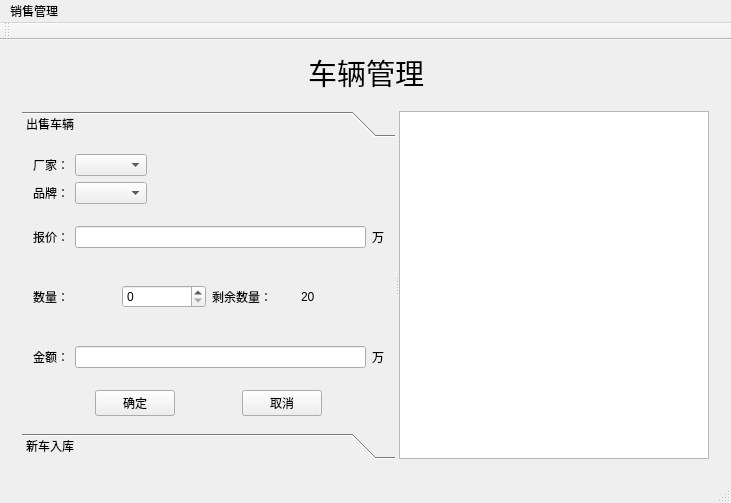
<?xml version="1.0" encoding="UTF-8"?>
<ui version="4.0">
 <class>MainWindow</class>
 <widget class="QMainWindow" name="MainWindow">
  <property name="geometry">
   <rect>
    <x>0</x>
    <y>0</y>
    <width>731</width>
    <height>503</height>
   </rect>
  </property>
  <property name="windowTitle">
   <string>MainWindow</string>
  </property>
  <widget class="QWidget" name="centralWidget">
   <layout class="QGridLayout" name="gridLayout">
    <item row="0" column="0">
     <spacer name="horizontalSpacer">
      <property name="orientation">
       <enum>Qt::Horizontal</enum>
      </property>
      <property name="sizeHint" stdset="0">
       <size>
        <width>239</width>
        <height>20</height>
       </size>
      </property>
     </spacer>
    </item>
    <item row="0" column="2">
     <spacer name="horizontalSpacer_2">
      <property name="orientation">
       <enum>Qt::Horizontal</enum>
      </property>
      <property name="sizeHint" stdset="0">
       <size>
        <width>239</width>
        <height>20</height>
       </size>
      </property>
     </spacer>
    </item>
    <item row="0" column="1">
     <widget class="QLabel" name="label">
      <property name="font">
       <font>
        <family>楷体</family>
        <pointsize>22</pointsize>
       </font>
      </property>
      <property name="text">
       <string>车辆管理</string>
      </property>
     </widget>
    </item>
    <item row="1" column="0" colspan="3">
     <widget class="QStackedWidget" name="stackedWidget">
      <property name="currentIndex">
       <number>0</number>
      </property>
      <widget class="QWidget" name="car">
       <layout class="QGridLayout" name="gridLayout_2">
        <item row="0" column="0">
         <widget class="QSplitter" name="splitter">
          <property name="orientation">
           <enum>Qt::Horizontal</enum>
          </property>
          <widget class="QToolBox" name="toolBox">
           <property name="minimumSize">
            <size>
             <width>220</width>
             <height>0</height>
            </size>
           </property>
           <property name="currentIndex">
            <number>0</number>
           </property>
           <widget class="QWidget" name="page">
            <property name="geometry">
             <rect>
              <x>0</x>
              <y>0</y>
              <width>319</width>
              <height>323</height>
             </rect>
            </property>
            <attribute name="label">
             <string>出售车辆</string>
            </attribute>
            <layout class="QVBoxLayout" name="verticalLayout_2">
             <item>
              <layout class="QHBoxLayout" name="horizontalLayout">
               <item>
                <widget class="QLabel" name="label_2">
                 <property name="text">
                  <string>厂家：</string>
                 </property>
                </widget>
               </item>
               <item>
                <widget class="QComboBox" name="comboBox_factory"/>
               </item>
               <item>
                <spacer name="horizontalSpacer_3">
                 <property name="orientation">
                  <enum>Qt::Horizontal</enum>
                 </property>
                 <property name="sizeHint" stdset="0">
                  <size>
                   <width>40</width>
                   <height>20</height>
                  </size>
                 </property>
                </spacer>
               </item>
              </layout>
             </item>
             <item>
              <layout class="QHBoxLayout" name="horizontalLayout_2">
               <item>
                <widget class="QLabel" name="label_3">
                 <property name="text">
                  <string>品牌：</string>
                 </property>
                </widget>
               </item>
               <item>
                <widget class="QComboBox" name="comboBox_brand"/>
               </item>
               <item>
                <spacer name="horizontalSpacer_4">
                 <property name="orientation">
                  <enum>Qt::Horizontal</enum>
                 </property>
                 <property name="sizeHint" stdset="0">
                  <size>
                   <width>40</width>
                   <height>20</height>
                  </size>
                 </property>
                </spacer>
               </item>
              </layout>
             </item>
             <item>
              <layout class="QHBoxLayout" name="horizontalLayout_3">
               <item>
                <widget class="QLabel" name="label_4">
                 <property name="text">
                  <string>报价：</string>
                 </property>
                </widget>
               </item>
               <item>
                <widget class="QLineEdit" name="lineEdit_price"/>
               </item>
               <item>
                <widget class="QLabel" name="label_7">
                 <property name="text">
                  <string>万</string>
                 </property>
                </widget>
               </item>
              </layout>
             </item>
             <item>
              <layout class="QHBoxLayout" name="horizontalLayout_4">
               <item>
                <widget class="QLabel" name="label_5">
                 <property name="text">
                  <string>数量：</string>
                 </property>
                </widget>
               </item>
               <item>
                <widget class="QSpinBox" name="spinBox"/>
               </item>
               <item>
                <widget class="QLabel" name="label_8">
                 <property name="text">
                  <string>剩余数量：</string>
                 </property>
                </widget>
               </item>
               <item>
                <widget class="QLabel" name="label_last">
                 <property name="text">
                  <string>20</string>
                 </property>
                </widget>
               </item>
              </layout>
             </item>
             <item>
              <layout class="QHBoxLayout" name="horizontalLayout_5">
               <item>
                <widget class="QLabel" name="label_6">
                 <property name="text">
                  <string>金额：</string>
                 </property>
                </widget>
               </item>
               <item>
                <widget class="QLineEdit" name="lineEdit_total"/>
               </item>
               <item>
                <widget class="QLabel" name="label_10">
                 <property name="text">
                  <string>万</string>
                 </property>
                </widget>
               </item>
              </layout>
             </item>
             <item>
              <layout class="QHBoxLayout" name="horizontalLayout_7">
               <item>
                <spacer name="horizontalSpacer_8">
                 <property name="orientation">
                  <enum>Qt::Horizontal</enum>
                 </property>
                 <property name="sizeHint" stdset="0">
                  <size>
                   <width>40</width>
                   <height>20</height>
                  </size>
                 </property>
                </spacer>
               </item>
               <item>
                <widget class="QPushButton" name="pushButton_submit">
                 <property name="text">
                  <string>确定</string>
                 </property>
                </widget>
               </item>
               <item>
                <spacer name="horizontalSpacer_7">
                 <property name="orientation">
                  <enum>Qt::Horizontal</enum>
                 </property>
                 <property name="sizeHint" stdset="0">
                  <size>
                   <width>40</width>
                   <height>20</height>
                  </size>
                 </property>
                </spacer>
               </item>
               <item>
                <widget class="QPushButton" name="pushButton_cancel">
                 <property name="text">
                  <string>取消</string>
                 </property>
                </widget>
               </item>
               <item>
                <spacer name="horizontalSpacer_9">
                 <property name="orientation">
                  <enum>Qt::Horizontal</enum>
                 </property>
                 <property name="sizeHint" stdset="0">
                  <size>
                   <width>40</width>
                   <height>20</height>
                  </size>
                 </property>
                </spacer>
               </item>
              </layout>
             </item>
            </layout>
           </widget>
           <widget class="QWidget" name="page_newCar">
            <property name="geometry">
             <rect>
              <x>0</x>
              <y>0</y>
              <width>350</width>
              <height>306</height>
             </rect>
            </property>
            <attribute name="label">
             <string>新车入库</string>
            </attribute>
            <layout class="QVBoxLayout" name="verticalLayout">
             <item>
              <widget class="QTableView" name="tableView"/>
             </item>
             <item>
              <layout class="QHBoxLayout" name="horizontalLayout_6">
               <item>
                <spacer name="horizontalSpacer_5">
                 <property name="orientation">
                  <enum>Qt::Horizontal</enum>
                 </property>
                 <property name="sizeHint" stdset="0">
                  <size>
                   <width>40</width>
                   <height>20</height>
                  </size>
                 </property>
                </spacer>
               </item>
               <item>
                <widget class="QPushButton" name="pushButton_add">
                 <property name="text">
                  <string>添加</string>
                 </property>
                </widget>
               </item>
               <item>
                <widget class="QPushButton" name="pushButton_delete">
                 <property name="text">
                  <string>删除</string>
                 </property>
                </widget>
               </item>
               <item>
                <widget class="QPushButton" name="pushButton_submit_2">
                 <property name="text">
                  <string>提交</string>
                 </property>
                </widget>
               </item>
               <item>
                <widget class="QPushButton" name="pushButton_cancel_2">
                 <property name="text">
                  <string>撤销</string>
                 </property>
                </widget>
               </item>
               <item>
                <spacer name="horizontalSpacer_6">
                 <property name="orientation">
                  <enum>Qt::Horizontal</enum>
                 </property>
                 <property name="sizeHint" stdset="0">
                  <size>
                   <width>40</width>
                   <height>20</height>
                  </size>
                 </property>
                </spacer>
               </item>
              </layout>
             </item>
            </layout>
           </widget>
          </widget>
          <widget class="QTextEdit" name="textEdit">
           <property name="readOnly">
            <bool>true</bool>
           </property>
          </widget>
         </widget>
        </item>
       </layout>
      </widget>
      <widget class="QWidget" name="calc">
       <layout class="QGridLayout" name="gridLayout_3">
        <item row="0" column="0" colspan="2">
         <layout class="QHBoxLayout" name="horizontalLayout_10">
          <property name="spacing">
           <number>6</number>
          </property>
          <property name="sizeConstraint">
           <enum>QLayout::SetDefaultConstraint</enum>
          </property>
          <property name="leftMargin">
           <number>0</number>
          </property>
          <property name="topMargin">
           <number>0</number>
          </property>
          <property name="rightMargin">
           <number>0</number>
          </property>
          <item>
           <layout class="QHBoxLayout" name="horizontalLayout_8">
            <item>
             <widget class="QLabel" name="label_9">
              <property name="text">
               <string>厂家:</string>
              </property>
             </widget>
            </item>
            <item>
             <widget class="QComboBox" name="comboBox_fac"/>
            </item>
           </layout>
          </item>
          <item>
           <spacer name="horizontalSpacer_10">
            <property name="orientation">
             <enum>Qt::Horizontal</enum>
            </property>
            <property name="sizeHint" stdset="0">
             <size>
              <width>188</width>
              <height>20</height>
             </size>
            </property>
           </spacer>
          </item>
          <item>
           <layout class="QHBoxLayout" name="horizontalLayout_9">
            <item>
             <widget class="QLabel" name="label_11">
              <property name="text">
               <string>品牌:</string>
              </property>
             </widget>
            </item>
            <item>
             <widget class="QComboBox" name="comboBox_bra"/>
            </item>
           </layout>
          </item>
          <item>
           <spacer name="horizontalSpacer_12">
            <property name="orientation">
             <enum>Qt::Horizontal</enum>
            </property>
            <property name="sizeHint" stdset="0">
             <size>
              <width>40</width>
              <height>20</height>
             </size>
            </property>
           </spacer>
          </item>
         </layout>
        </item>
        <item row="1" column="0">
         <widget class="Histogram" name="widget" native="true">
          <property name="sizePolicy">
           <sizepolicy hsizetype="Preferred" vsizetype="Expanding">
            <horstretch>0</horstretch>
            <verstretch>0</verstretch>
           </sizepolicy>
          </property>
         </widget>
        </item>
        <item row="1" column="1">
         <widget class="Pie" name="widget_2" native="true"/>
        </item>
       </layout>
      </widget>
     </widget>
    </item>
   </layout>
  </widget>
  <widget class="QMenuBar" name="menuBar">
   <property name="geometry">
    <rect>
     <x>0</x>
     <y>0</y>
     <width>731</width>
     <height>23</height>
    </rect>
   </property>
   <widget class="QMenu" name="menu">
    <property name="title">
     <string>销售管理</string>
    </property>
    <addaction name="action_car"/>
    <addaction name="action_calc"/>
   </widget>
   <addaction name="menu"/>
  </widget>
  <widget class="QToolBar" name="mainToolBar">
   <attribute name="toolBarArea">
    <enum>TopToolBarArea</enum>
   </attribute>
   <attribute name="toolBarBreak">
    <bool>false</bool>
   </attribute>
  </widget>
  <widget class="QStatusBar" name="statusBar"/>
  <action name="action_car">
   <property name="text">
    <string>车辆管理</string>
   </property>
  </action>
  <action name="action_calc">
   <property name="text">
    <string>销售统计</string>
   </property>
  </action>
 </widget>
 <layoutdefault spacing="6" margin="11"/>
 <customwidgets>
  <customwidget>
   <class>Pie</class>
   <extends>QWidget</extends>
   <header location="global">pie.h</header>
   <container>1</container>
  </customwidget>
  <customwidget>
   <class>Histogram</class>
   <extends>QWidget</extends>
   <header location="global">histogram.h</header>
   <container>1</container>
  </customwidget>
 </customwidgets>
 <resources/>
 <connections/>
</ui>
